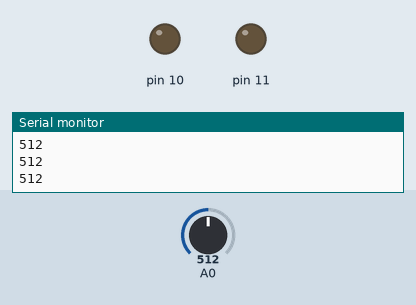
Bench run of a sketch on a simulated Arduino Uno, built with avr-gcc and run on an emulated ATmega328P. Parts: output pins drawn as LEDs (lit = HIGH), the last lines printed to the serial monitor. The inputs (shaded band) are chosen by the test bench; at power-on: A0 = 512.

Above: at 1.2 s.
1.3 s: A0 set to 716
At 1.9 s:
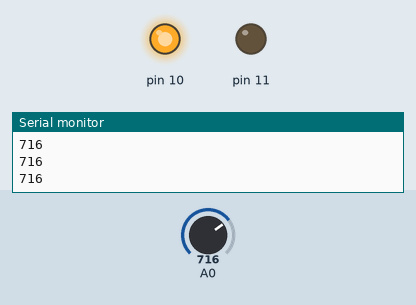
2.8 s: A0 set to 523
4.3 s: A0 set to 495
At 5.4 s:
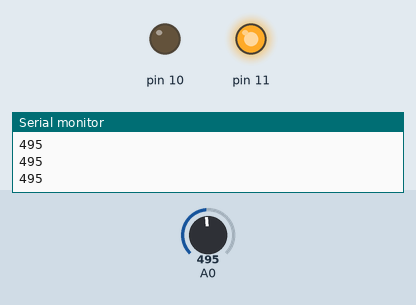
5.8 s: A0 set to 522
At 6.6 s:
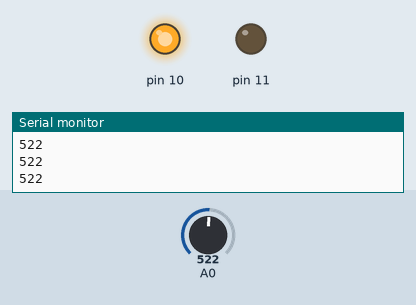
7.3 s: A0 set to 511
At 7.7 s:
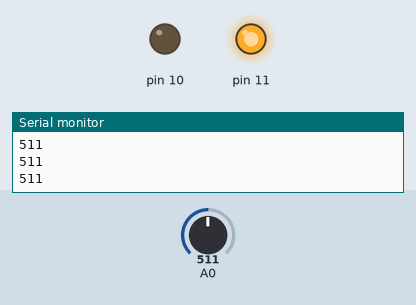
Timing chart, 0 to 9.8 s (numbered marks = the images above; inputs shaded):
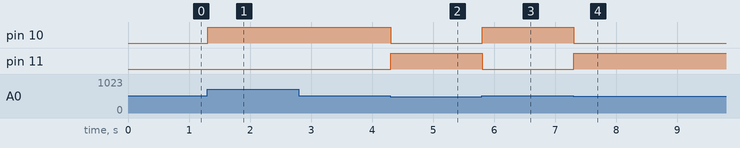

Measured:
- the behaviour switches between 512 and 511 on A0 (found by bisection; images 1 and 2)
- after the input at 1.3 s, pin 10: LOW → HIGH at once
- after the input at 4.3 s, pin 10: HIGH → LOW at once; pin 11: LOW → HIGH at once
- after the input at 5.8 s, pin 10: LOW → HIGH at once; pin 11: HIGH → LOW at once
- after the input at 7.3 s, pin 10: HIGH → LOW at once; pin 11: LOW → HIGH at once

The sketch:

Assignment_3.ino
```cpp
void setup() {
  // put your setup code here, to run once:
Serial.begin(9600);
pinMode(11,OUTPUT);
pinMode(10,OUTPUT);
}

void loop() {
  int input=analogRead(A0);
  Serial.println(input);
  int x=input;
  if(x<512){
    digitalWrite(11,HIGH);
    digitalWrite(10,LOW);
  }
  // put your main code here, to run repeatedly:
  if(x>512){
    digitalWrite(10,HIGH);
    digitalWrite(11,LOW);
  }
  // put your main code here, to run repeatedly:

}
```
